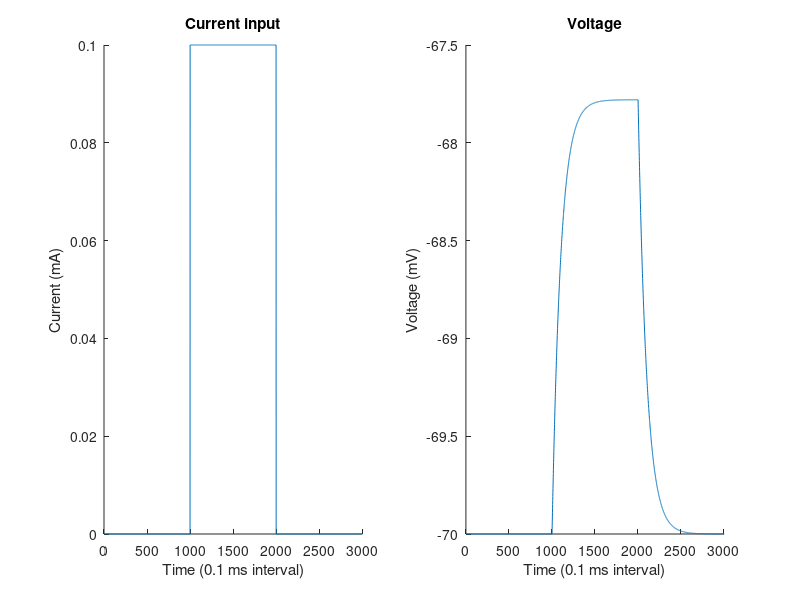

Here is the MATLAB script that generated this plot:
%Cell Parameters

C = 0.45 ;        	   		% Capacitance in nF
R = 22.2;         	   		% Resistance in MegaOhm
Vrest = -70;      	   		% Leakage current reversal potential in mV


% Integration parameters

dt = 0.1;          		% integration time-step in ms
Tdur = 1000;       		% simulation total time in ms
V0 = -70;             		% initial condition in mV
k = ceil(Tdur/dt); 		% total number of iterations
V = zeros(1,k+1);  		% Voltage vector in mV
V(1)= V0;             		% assign to the first element of array V, the initial condition V0

% time vector

t = dt.*(0:k);     		% time vector in ms


% Current pulse parameters    

Tstart = 100;         		% curent pulse start time in ms
Tstop = 200;          		% curent pulse stop time in ms
Iamplitude = 0.1;     		% current pulse amplitude in nA


I = zeros(1,k+1);  		% current vector in nA
I(t>=Tstart & t<Tstop) = Iamplitude; % Assign amplitude when current is on 
    


% Integration with Exponential Euler loop
    for j = 1 : k
        Vinf = 	Vrest + R*I(1,j);  		% Update V infinity value at j iteration    
        V(j+1) = Vinf + (V(j) - Vinf)*exp(-dt/(R*C)); 		% Compute V at iteration j+1 with Exponential Euler rule  
        
    end
ax = [];
ax(1) = subplot(121); 
plot(I);
title('Current input');
xlabel('Time (0.1 ms interval)');
ylabel('Current (mA)');
xlim([0 3000]);
box off
ax(2) = subplot(122);
plot(V);
title('Voltage');
xlabel('Time (0.1 ms interval)');
ylabel('Voltage (mV)');
box off
xlim([0 3000]);

